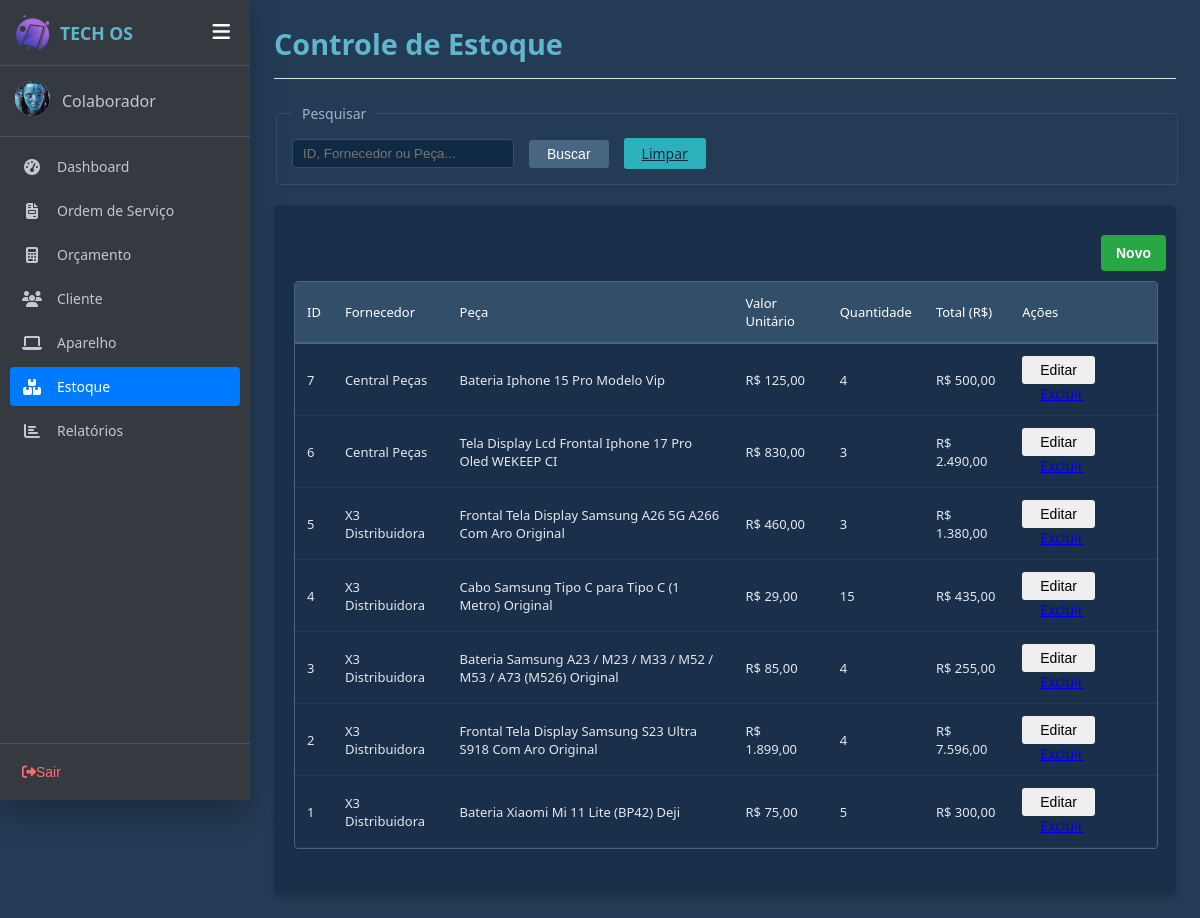
/estoque.php, run on the app's committed database.
### tables this page shows
CREATE TABLE `estoque` (
  `idEstoque` int(11) NOT NULL COMMENT 'Chave primária de identificaçãodo registro de estoque',
  `NomeFornecedor` varchar(100) DEFAULT NULL COMMENT 'Nome da empresa ou pessoa que forneceu a peça',
  `peca` varchar(100) DEFAULT NULL COMMENT 'Nome, descrição ou modelo do produto armazenado',
  `valor` decimal(10,2) NOT NULL COMMENT 'Valor unitário do produto',
  `quantidade` int(11) NOT NULL COMMENT 'Quantidade de itens disponíveis em estoque',
  `total` decimal(10,2) DEFAULT NULL COMMENT 'valor total acumulado(cauculado  multiplicando valor unitário por quantidade)'
);

### php/funcaoestoque.php (the view, shortened to what this page needs)
<?php
function listarProdutosEstoque($conn, $pesquisa = '') {
    $html = "";
    $produtos = [];
    if (!empty($pesquisa)) {
        $sql_busca = "SELECT * FROM estoque WHERE NomeFornecedor LIKE ? OR peca LIKE ? ORDER BY idEstoque DESC";
        $stmt = mysqli_prepare($conn, $sql_busca);
        $param = "%" . $pesquisa . "%";
        mysqli_stmt_bind_param($stmt, "ss", $param, $param);
        mysqli_stmt_execute($stmt);
        $resultado = mysqli_stmt_get_result($stmt);
    } else {
        $sql_busca = "SELECT * FROM estoque ORDER BY idEstoque DESC";
        $resultado = mysqli_query($conn, $sql_busca);
    }
    if ($resultado && mysqli_num_rows($resultado) > 0) {
        while ($linha = mysqli_fetch_assoc($resultado)) {
            $produtos[] = $linha;
        }
    }
    if (!empty($produtos)) {
        foreach ($produtos as $prod) {
            $id = $prod['idEstoque'];
            $fornecedor = htmlspecialchars($prod['NomeFornecedor'], ENT_QUOTES, 'UTF-8');
            $peca = htmlspecialchars($prod['peca'], ENT_QUOTES, 'UTF-8');
            $valor = number_format($prod['valor'], 2, ',', '.');
            $quantidade = $prod['quantidade'];
            $total = number_format($prod['total'], 2, ',', '.');
            $html .= "<tr>
                        <td>{$id}</td>
                        <td>{$fornecedor}</td>
                        <td>{$peca}</td>
                        <td>R$ {$valor}</td>
                        <td>{$quantidade}</td>
                        <td>R$ {$total}</td>
                        <td>
                            <button type='button' class='acao-editar btn btn-sm btn-warning'
                                data-id='{$id}'
                                data-fornecedor='{$fornecedor}'
                                data-peca='{$peca}'
                                data-valor='{$prod['valor']}'
                                data-quantidade='{$quantidade}'
                                data-total='{$prod['total']}'>Editar</button>
                            <a href='php/salvarEstoque.php?excluir_id={$id}' class='btn btn-sm btn-danger' onclick=\"return confirm('Deseja realmente excluir?')\">Excluir</a>
                        </td>
                      </tr>";
        }
    } else {
        $html .= "<tr><td colspan='7' class='sem-dados text-center'>Nenhum item em estoque.</td></tr>";
    }
    return $html;
}
?>

### css/style_geral.css (style rules this page uses)
.btn { padding: 6px 18px; border: none; border-radius: 3px; cursor: pointer; font-size: 14px; transition: background 0.2s; }
.os-table td { padding: 12px; border-bottom: 1px solid #243b53; color: #e2e8f0; }

### css/sidebar.css (style rules this page uses)
:root { --sidebar-bg: #343a40; --sidebar-hover: rgba(255, 255, 255, 0.1); --sidebar-active: #007bff; --text-color: #c2c7d0; --sidebar-width: 250px; }
body { margin: 0; font-family: 'Segoe UI', Tahoma, Geneva, Verdana, sans-serif; display: flex; background-color: #243b55; color: #ffffff; min-height: 100vh; transition: padding-left 0.3s ease; padding-left: var(--sidebar-width); }

### data on the page
estoque: idEstoque "7", NomeFornecedor "Central Peças", peca "Bateria Iphone 15 Pro Modelo Vip", valor "125,00", quantidade "4", total "500,00"
estoque: idEstoque "6", NomeFornecedor "Central Peças", peca "Tela Display Lcd Frontal Iphone 17 Pro Oled WEKEEP CI", valor "830,00", quantidade "3", total "2.490,00"
estoque: idEstoque "5", NomeFornecedor "X3 Distribuidora", peca "Frontal Tela Display Samsung A26 5G A266 Com Aro Original", valor "460,00", quantidade "3", total "1.380,00"
estoque: idEstoque "4", NomeFornecedor "X3 Distribuidora", peca "Cabo Samsung Tipo C para Tipo C (1 Metro) Original", valor "29,00", quantidade "15", total "435,00"
estoque: idEstoque "3", NomeFornecedor "X3 Distribuidora", peca "Bateria Samsung A23 / M23 / M33 / M52 / M53 / A73 (M526) Original", valor "85,00", quantidade "4", total "255,00"
estoque: idEstoque "2", NomeFornecedor "X3 Distribuidora", peca "Frontal Tela Display Samsung S23 Ultra S918 Com Aro Original", valor "1.899,00", quantidade "4", total "7.596,00"
estoque: idEstoque "1", NomeFornecedor "X3 Distribuidora", peca "Bateria Xiaomi Mi 11 Lite (BP42) Deji", valor "75,00", quantidade "5", total "300,00"

### other printed values
nomeFuncionario($idLogado) "Colaborador"
